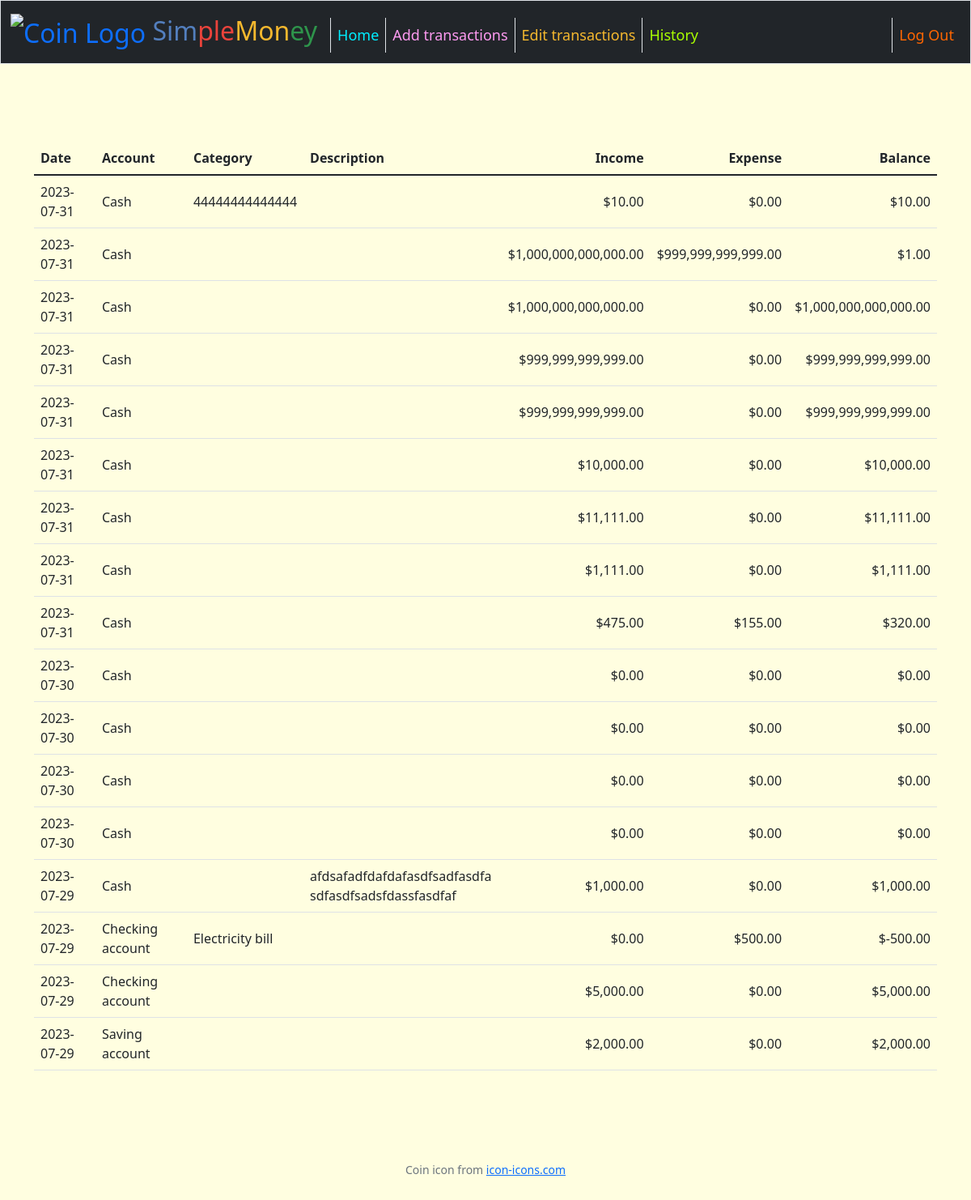
Page /history (signed in) on the earlier database version.
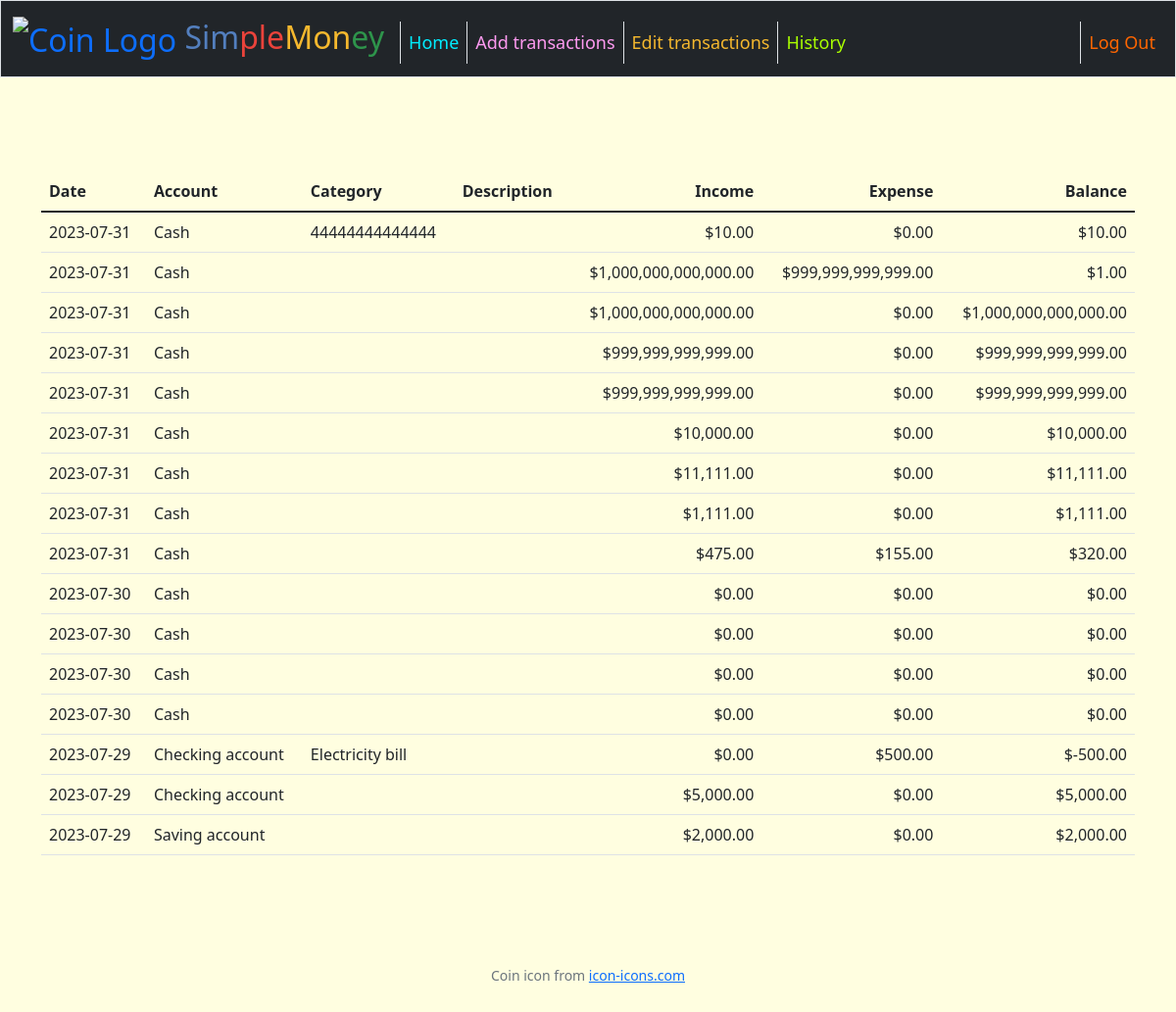
Same page on the later database version.
### tables this page shows
CREATE TABLE transactions (
    id INTEGER PRIMARY KEY AUTOINCREMENT NOT NULL, 
    user_id INTEGER,
    date DATE,
    account	TEXT,
    category TEXT,
    description TEXT,
    income	REAL NOT NULL DEFAULT 0.00,
    expense	REAL NOT NULL DEFAULT 0.00,
    FOREIGN KEY(user_id) REFERENCES users(id)
    );

### app.py (the view)
@app.route("/history")
@login_required
def history():
    user_id = session["user_id"]
    try:
        transactions_db = cur.execute(
            """SELECT * FROM transactions WHERE user_id = :user_id
            ORDER BY date DESC, id DESC""",
            {'user_id': user_id}
        )
        transactions_db = transactions_db.fetchall()
    except:
        return apology("Database error occurred", 500)
    for row in transactions_db:
        row["balance"] = row["income"] - row["expense"]
    return render_template("history.html", transactions_db=transactions_db)

### app.py (called while the page is built)
def dict_factory(cursor, row):
    fields = [column[0] for column in cursor.description]
    return {key: value for key, value in zip(fields, row)}

@app.after_request
def after_request(response):
    response.headers["Cache-Control"] = "no-cache, no-store, must-revalidate"
    response.headers["Expires"] = 0
    response.headers["Pragma"] = "no-cache"
    return response

### helpers.py (called while the page is built)
def login_required(f):
    @wraps(f)
    def decorated_function(*args, **kwargs):
        if session.get("user_id") is None:
            return redirect("/login")
        return f(*args, **kwargs)
    return decorated_function

def usd(value):
    return f"${value:,.2f}"

### templates/history.html (shortened to what this page needs)
{% extends "layout.html" %}
{% block main %}
    <main class="container py-5 text-center">
        <table class="table">
            <thead>
                <tr>
                    <th class="text-start">Date</th>
                    <th class="text-start">Account</th>
                    <th class="text-start">Category</th>
                    <th class="text-start">Description</th>
                    <th class="text-end">Income</th>
                    <th class="text-end">Expense</th>
                    <th class="text-end">Balance</th>
                </tr>
            </thead>
            <tbody>
                {% for row in transactions_db %}
                    <tr>
                        <td class="text-start">{{ row["date"] }}</td>
                        <td class="text-start">{{ row["account"] }}</td>
                        <td class="text-start">{{ row["category"] }}</td>
                        <td id="transaction-description" class="text-start text-break">{{ row["description"] }}</td>
                        <td class="text-end">{{ row["income"] | usd }}</td>
                        <td class="text-end">{{ row["expense"] | usd }}</td>
                        <td class="text-end">{{ row["balance"] | usd }}</td>
                    </tr>
                {% endfor %}
            </tbody>
        </table>
    </main>
{% endblock %}

### templates/layout.html (shortened to what this page needs)
<!DOCTYPE html>
<html lang="en">
    <head>
        <link href="https://cdn.jsdelivr.net/npm/bootstrap@5.1.3/dist/css/bootstrap.min.css" rel="stylesheet">
        <link href="/static/styles.css" rel="stylesheet">
    </head>
    <body>
        <nav class="bg-dark border navbar navbar-expand-sm">
            <div class="container-fluid">
                <a class="navbar-brand" href="{{ url_for("index") }}">
                    <img id="navbar-logo" src="/static/coin_dollar_finance_icon.ico" alt="Coin Logo">
                    <span class="blue">Sim</span><span class="red">ple</span><span class="yellow">Mon</span><span class="green">ey</span></a>
                <div class="collapse navbar-collapse" id="navbar">
                    {% if session["user_id"] %}
                        <ul class="navbar-nav me-auto mt-2 text-large">
                            <li class="nav-item"><a class="nav-link text-brightblue border-start" href="{{ url_for("index") }}">Home</a></li>
                            <li class="nav-item"><a class="nav-link text-pink border-start" href="{{ url_for("add_transactions") }}">Add transactions</a></li>
                            <li class="nav-item"><a class="nav-link text-yellow border-start" href="{{ url_for("edit_transactions") }}">Edit transactions</a></li>
                            <li class="nav-item"><a class="nav-link text-brightgreen border-start" href="{{ url_for("history") }}">History</a></li>
                        </ul>
                        <ul class="navbar-nav ms-auto mt-2 text-large">
                            <li class="nav-item"><a class="nav-link text-orange border-start" href="{{ url_for("logout") }}">Log Out</a></li>
                        </ul>
                    {% else %}
                        <ul class="navbar-nav ms-auto mt-2 text-large">
                            <li class="nav-item"><a class="nav-link text-brightblue border-start" href="{{ url_for("register") }}">Register</a></li>
                            <li class="nav-item"><a class="nav-link text-pink border-start" href="{{ url_for("login") }}">Log In</a></li>
                        </ul>
                    {% endif %}
                </div>
            </div>
        </nav>
        <main class="container-fluid py-5 text-center">
            {% block main %}{% endblock %}
        </main>
        <footer class="mb-5 small text-center text-muted">
            <div>
                Coin icon from <a href="https://icon-icons.com/icon/coin-dollar-finance/125510">icon-icons.com</a>
            </div>
        </footer>
    </body>
</html>

### static/styles.css (style rules this page uses)
body { font-size: 100%; background-color: #fffee0; }
.text-large { font-size: large }
nav .navbar-brand { font-size: xx-large; }
nav .navbar-brand .blue { color: #537fbe; }
nav .navbar-brand .red { color: #ea433b; }
nav .navbar-brand .yellow { color: #f5b82e; }
nav .navbar-brand .green { color: #2e944b; }
#navbar-logo { width: 50px; }
.text-yellow { color: #f5b82e; }
.text-brightblue { color: #00eeff; }
.text-pink { color: #fd9af0; }
.text-brightgreen { color: #AAFF00; }
.text-orange { color: rgb(255, 102, 0); }
td { word-wrap: break-word; vertical-align: middle; }

Differences in the rows shown:
removed transactions: date "2023-07-29", account "Cash", description "afdsafadfdafdafasdfsadfasdfasdfasdfsadsfdassfasdfaf", income "$1,000.00", expense "$0.00", balance "$1,000.00"
